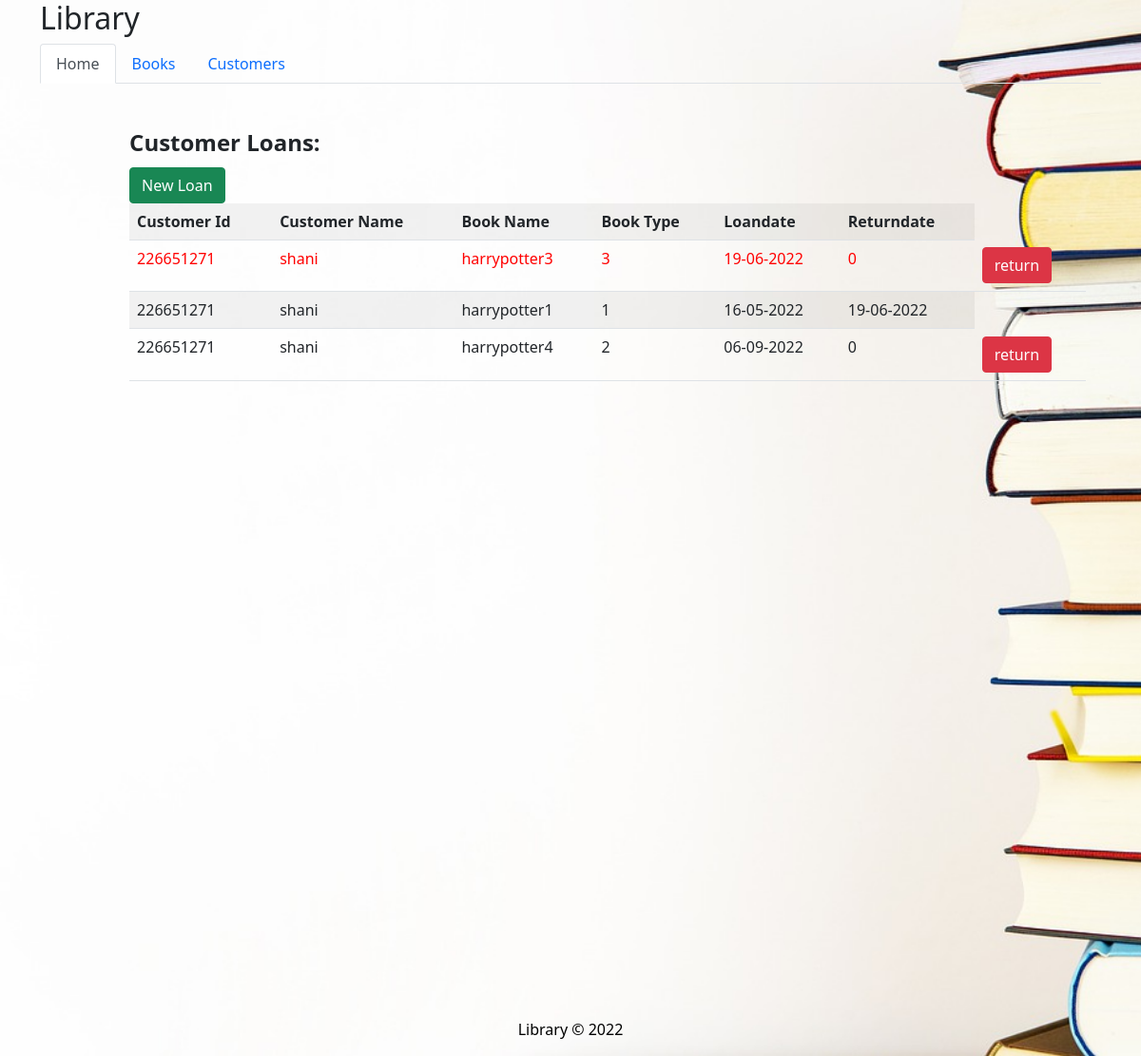
Screenshot of /loans/LOANS/CustLoans/226651271 with the database file from the repository.
### tables this page shows
CREATE TABLE Loans 
           (CustID  INTEGER, BookID INTEGER, Loandate DATE, Returndate DATE,
            FOREIGN KEY(CustID) REFERENCES Customers(Id),
           FOREIGN KEY(BookID) REFERENCES Books(id));

CREATE TABLE Customers 
           (Id INTEGER PRIMARY KEY, Name text,  Age INTEGER);

CREATE TABLE Books 
            (Id INTEGER PRIMARY KEY AUTOINCREMENT, File_Name text,
            Name text, Author text, Year_Published INTEGER, Type INTEGER);

### tools/Loans.py (the view)
@loans.route("/LOANS/CustLoans/<custid>")
def custDetails(custid, msg = ''):
    Query = f'''SELECT Customers.Id, Customers.Name, Books.Id, Books.Name,
                Books.Type, Loandate, Returndate
                FROM Loans
                INNER JOIN Customers ON Loans.CustID = Customers.Id
                INNER JOIN Books ON Loans.BookID = Books.Id
                WHERE CustID = {custid}
                ORDER BY 3'''
    cur.execute(Query)
    custLoans = cur.fetchall()
    lateLoans = []
    goodLoans = []
    for custLoan in custLoans:
        if custLoan[6] != 0:
            goodLoans.append(custLoan)
        else:
            now = datetime.datetime.now()
            then = datetime.datetime.strptime(custLoan[5], '%d-%m-%Y')
            diff = now - then
            if custLoan[4] == 1:
                if diff.days > 10:
                    lateLoans.append(custLoan)
                else:
                    goodLoans.append(custLoan)
            elif custLoan[4] == 2:
                if diff.days > 5:
                    lateLoans.append(custLoan)
                else:
                    goodLoans.append(custLoan)
            elif custLoan[4] == 3:
                if diff.days > 2:
                    lateLoans.append(custLoan)
                else:
                    goodLoans.append(custLoan)
    return render_template("/LOANS/CustLoans.html", lateLoans = lateLoans,
    goodLoans = goodLoans, custid = custid, msg = msg)

### templates/LOANS/CustLoans.html (shortened to what this page needs)
<link href="https://cdn.jsdelivr.net/npm/bootstrap@5.1.3/dist/css/bootstrap.min.css" rel="stylesheet"
>
{%extends 'layout.html'%}
{%block content%}
<div style="padding-top: 20px;">
    <legend> <b>Customer Loans:</b></legend><br />
    <td><A class="btn btn-success" href='/loans/LOANS/LoanBook/{{custid}}'>New Loan</a></td>
    <table class="table table-striped">
        <tr>
            <th>Customer Id</th>
            <th>Customer Name</th>
            <th>Book Name</th>
            <th>Book Type</th>
            <th>Loandate</th>
            <th>Returndate</th>
        </tr>
        {%for lateLoan in lateLoans %}
        <tr style="color: red">
            <td>{{lateLoan[0]}}</td>
            <td>{{lateLoan[1]}}</td>
            <td>{{lateLoan[3]}}</td>
            <td>{{lateLoan[4]}}</td>
            <td>{{lateLoan[5]}}</td>
            <td>{{lateLoan[6]}}</td>
            {%if lateLoan[6] == 0 %}
                <td><A class="btn btn-danger" href='/loans/Return/{{custid}}/{{lateLoan[2]}}'>return</a></td>
            {% endif %}
        </tr>
        {%endfor%}
        {%for goodLoan in goodLoans %}
        <tr>
            <td>{{goodLoan[0]}}</td>
            <td>{{goodLoan[1]}}</td>
            <td>{{goodLoan[3]}}</td>
            <td>{{goodLoan[4]}}</td>
            <td>{{goodLoan[5]}}</td>
            <td>{{goodLoan[6]}}</td>
            {%if goodLoan[6] == 0 %}
                <td><A class="btn btn-danger" href='/loans/Return/{{custid}}/{{goodLoan[2]}}'>return</a></td>
            {% endif %}
        </tr>
        {%endfor%}
    </table>
</div>
{%endblock%}
{%block footer%}{{super()}}{%endblock%}

### templates/layout.html (shortened to what this page needs)
<!doctype html>
<html>
<head>
    {% block head %}
    <link href="https://cdn.jsdelivr.net/npm/bootstrap@5.1.3/dist/css/bootstrap.min.css" rel="stylesheet"
>
    {% endblock %}
</head>
<body style="background-image: url('../static/images/Backbig.jpg'); background-size: cover;">
    <div class="container">
        <h2>Library</h2>
        <ul class="nav nav-tabs">
            <li class="nav-item">
                <a class="nav-link active" data-bs-toggle="tab" href="/">Home</a>
            </li>
            <li class="nav-item">
                <a class="nav-link" data-bs-toggle="tab" href="/books/BOOKS/Books">Books</a>
            </li>
            <li class="nav-item">
                <a class="nav-link" data-bs-toggle="tab" href="/customers/CUSTOMERS/Customers">Customers</a>
            </li>
        </ul>
        <div id="content" style="margin-left:7%;margin-top:2%;padding:1px 16px;height:1000px;">
            {% block content %}
            {% endblock %}
        </div>
        {% block footer %}
        <div class="footer">
            <p class="copyright">Library © 2022</p>
        </div>
        {% endblock %}
</body>
</html>

### templates/layout.html (style rules this page uses)
.footer { position: fixed; left: 0; bottom: 0; width: 100%; color: hsl(0, 0%, 0%); text-align: center; }

### rows the page displays
Loans: Id "226651271", Name "shani", Name "harrypotter3", Type "3", Loandate "19-06-2022", Returndate "0"
Loans: Id "226651271", Name "shani", Name "harrypotter1", Type "1", Loandate "16-05-2022", Returndate "19-06-2022"
Loans: Id "226651271", Name "shani", Name "harrypotter4", Type "2", Loandate "06-09-2022", Returndate "0"
